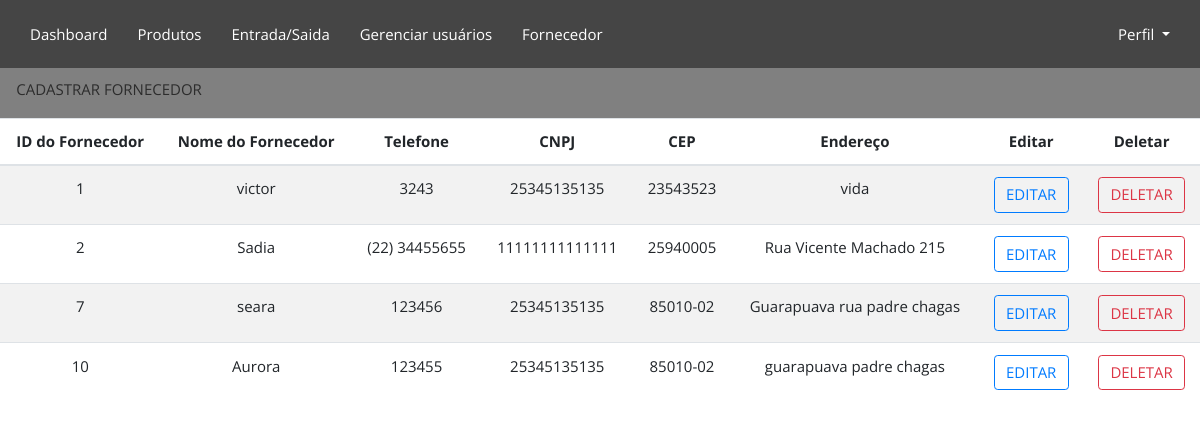
Before: /telainicial/fornecedor/ (signed in) with the older database file.
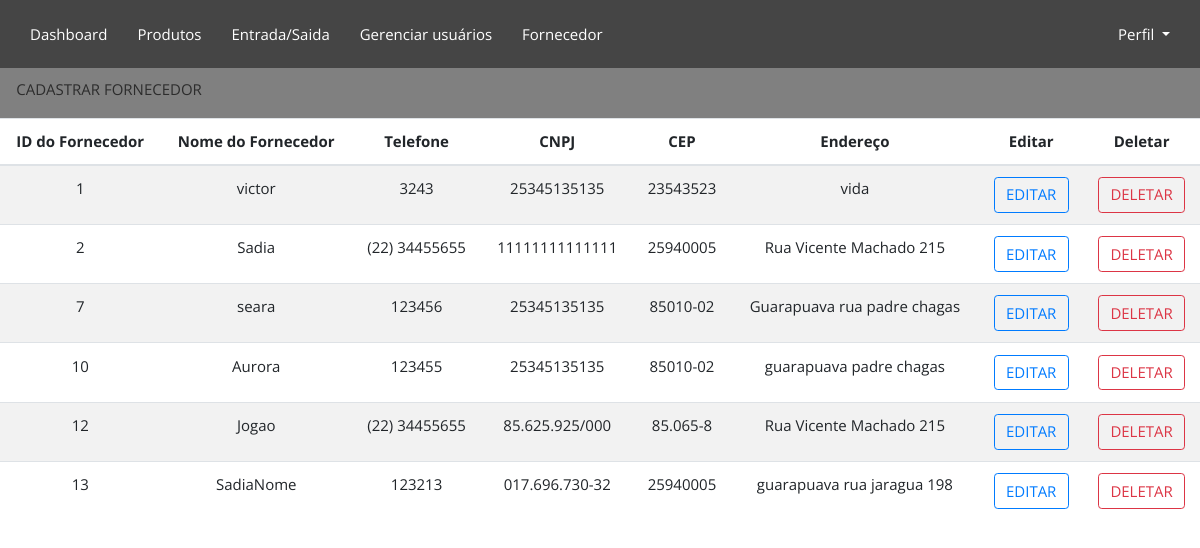
After: the same page with the newer database file.
### Fornecedores/models.py (models this page shows, shortened)
class Fornecedor(models.Model):
    idFornecedor = models.AutoField(primary_key=True)
    nomeFornecedor = models.CharField(max_length=30, validators = [valida_texto])
    endereco = models.CharField(max_length=30)
    telefone = models.CharField(max_length=20)
    cep = models.CharField(max_length=8)
    cnpj = models.CharField(max_length=14)

### Fornecedores/views.py (the view)
# urls.py: path('',fornecedor_view, name = "fornecedor_view"),
def fornecedor_view(request):
    if(verifica_login(request)):
        fornecedores = Fornecedor.objects.all()
        fornecedorForm = FornecedorForm()
        return render(request,"fornecedor.html",{"fornecedores":fornecedores, 'fornecedorForm': fornecedorForm})
    else:
        return redirect(login_view)

### login/views.py (called while the page is built)
def verifica_login(request):
        return 'user_id' in request.session

### Fornecedores/templates/fornecedor.html (shortened to what this page needs)
{% extends 'base.html' %}
{% load static %}
{% block content%}
    <link rel="stylesheet" href="{% static 'css/fornecedores.css' %}">
    <div class="retangulo">
        <ul>
            <li>
                <a href="{% url 'cadastrarFornecedor_view' %}" class="btn btn-transparent">CADASTRAR FORNECEDOR</a>
            </li>
        </ul>
    </div>
    <div>
        <table class="table table-striped">
            <thead>
                <tr>
                    <th scope="col">ID do Fornecedor</th>
                    <th scope="col">Nome do Fornecedor</th>
                    <th scope="col">Telefone</th>
                    <th scope="col">CNPJ</th>
                    <th scope="col">CEP</th>
                    <th scope="col">Endereço</th>
                    <th scope="col">Editar</th>
                    <th scope="col">Deletar</th>
                </tr>
            </thead>
            <tbody>
                {% for fornecedor in fornecedores %}
                    <tr>
                        <td>{{fornecedor.idFornecedor}}</td>
                        <td>{{fornecedor.nomeFornecedor}}</td>
                        <td>{{fornecedor.telefone}}</td>
                        <td>{{fornecedor.cnpj}}</td>
                        <td>{{fornecedor.cep}}</td>
                        <td>{{fornecedor.endereco}}</td>
                        <td>
                            <a href="{% url 'editarFornecedor_view' fornecedor.idFornecedor %}" class="btn btn-outline-primary">EDITAR</a>
                        </td>
                        <td>
                            <a href="{% url 'deleteFornecedor_view' fornecedor.idFornecedor %}" class="btn btn-outline-danger">DELETAR</a>
                        </td>
                    </tr>
                {% endfor %}
            </tbody>
        </table>
    </div>
{% endblock %}

Changed rows visible on the page:
added Fornecedor: idFornecedor "12", nomeFornecedor "Jogao", telefone "(22) 34455655", cnpj "85.625.925/000", cep "85.065-8", endereco "Rua Vicente Machado 215"
added Fornecedor: idFornecedor "13", nomeFornecedor "SadiaNome", telefone "123213", cnpj "017.696.730-32", cep "25940005", endereco "guarapuava rua jaragua 198"
